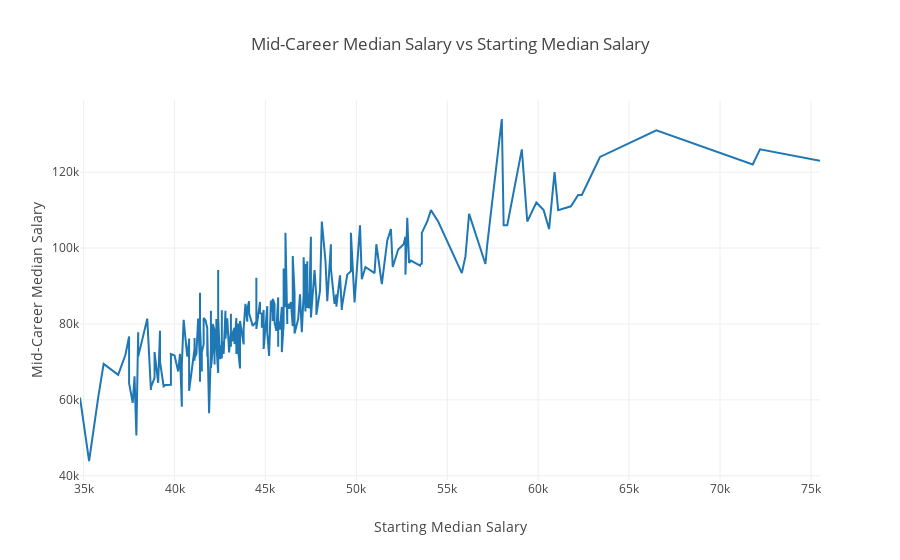

Notebook cell for this chart:
### Markdown cell above
Again, the difference in salary does not start to show until mid-career 75th percentile in this graph. We will pay close attention to this factor when we explore the correlations between variables.

Let us take a look at the relationships between starting and mid-career median salary.

### Code cell
salary = college.sort_values(by=['Starting Median Salary'])
trace_list = []
trace_list.append(go.Scatter(x=salary['Starting Median Salary'], y=salary['Mid-Career Median Salary']))
layout = go.Layout(
    title='Mid-Career Median Salary vs Starting Median Salary',
    xaxis = dict(title = 'Starting Median Salary'),
    yaxis = dict(title = 'Mid-Career Median Salary'),
)
fig = go.Figure(data=trace_list, layout=layout)
py.offline.iplot(fig)

### Figure 1 — Plotly figure (JSON) as saved in the notebook; plotly's stock layout.template omitted (floating-point values rounded to 4 significant figures; data arrays with more than 128 entries replaced by an {"elided": "..."} marker saying what was removed)
{"data": [{"type": "scatter", "uid": "9619e137-18be-4383-b419-d9ae586ae509", "x": {"elided": "268 int values"}, "y": {"elided": "268 int values"}}], "layout": {"title": "Mid-Career Median Salary vs Starting Median Salary", "xaxis": {"title": "Starting Median Salary"}, "yaxis": {"title": "Mid-Career Median Salary"}}}
